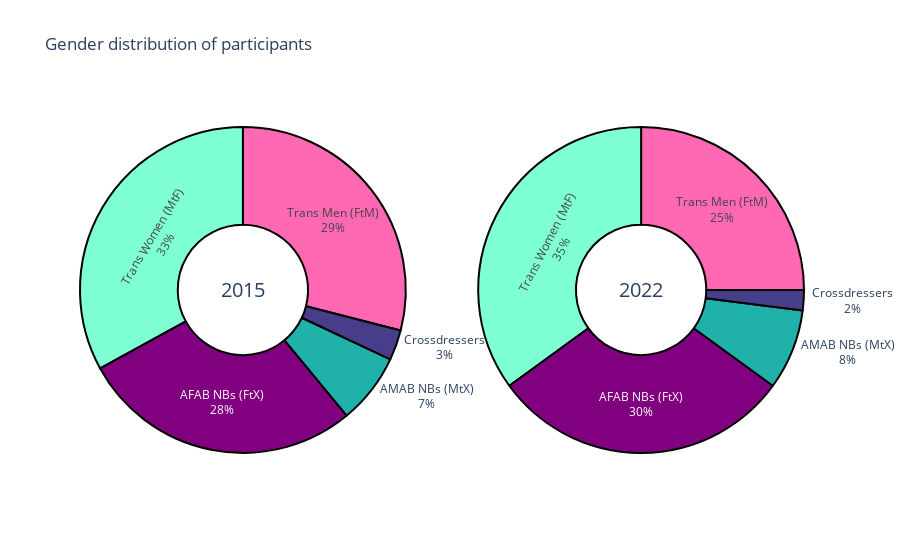

Notebook cell for this chart:
### Code cell
# total gender distribution per year

import plotly.graph_objects as go
from plotly.subplots import make_subplots

labels =["Trans Men (FtM)", "Trans Women (MtF)", "AFAB NBs (FtX)", "AMAB NBs (MtX)", "Crossdressers"]

total_fig = make_subplots(rows=1, cols=2, specs=[[
    {'type':'domain'}, {'type':'domain'}
]])

total_fig.add_trace(go.Pie(
    labels=labels, 
    values=trans_survey_df[2015], 
    hole=0.4, 
    title="2015", 
    sort=False,
    titlefont={
        "size":20
    }
), 1, 1)
total_fig.add_trace(go.Pie(
    labels=labels, 
    values=trans_survey_df[2022], 
    hole=0.4, 
    title="2022", 
    sort=False,
    titlefont={
        "size":20
    }
), 1, 2)

colours = ['hotpink', 'aquamarine', "purple", 'lightseagreen', "darkslateblue"] 
# colours = ["lightpink", "lightskyblue", "plum", "lightgreen", "lemonchiffon"]

total_fig.update_traces(hoverinfo="label+percent", # to update what is shown on hover info!
                  textinfo='label+percent',
                  marker=dict(colors=colours, line=dict(color='#000000', width=2))) # changing colours & adding outline o.o

total_fig.update_layout(title="Gender distribution of participants", showlegend=False)


total_fig.show()

### Figure 1 — Plotly figure (JSON) as saved in the notebook; plotly's stock layout.template omitted (floating-point values rounded to 4 significant figures)
{"data": [{"domain": {"x": [0, 0.45], "y": [0, 1]}, "hole": 0.4, "hoverinfo": "label+percent", "labels": ["Trans Men (FtM)", "Trans Women (MtF)", "AFAB NBs (FtX)", "AMAB NBs (MtX)", "Crossdressers"], "marker": {"colors": ["hotpink", "aquamarine", "purple", "lightseagreen", "darkslateblue"], "line": {"color": "#000000", "width": 2}}, "sort": false, "textinfo": "label+percent", "title": {"font": {"size": 20}, "text": "2015"}, "type": "pie", "values": [29, 33, 28, 7, 3]}, {"domain": {"x": [0.55, 1], "y": [0, 1]}, "hole": 0.4, "hoverinfo": "label+percent", "labels": ["Trans Men (FtM)", "Trans Women (MtF)", "AFAB NBs (FtX)", "AMAB NBs (MtX)", "Crossdressers"], "marker": {"colors": ["hotpink", "aquamarine", "purple", "lightseagreen", "darkslateblue"], "line": {"color": "#000000", "width": 2}}, "sort": false, "textinfo": "label+percent", "title": {"font": {"size": 20}, "text": "2022"}, "type": "pie", "values": [25, 35, 30, 8, 2]}], "layout": {"showlegend": false, "title": {"text": "Gender distribution of participants"}}}
